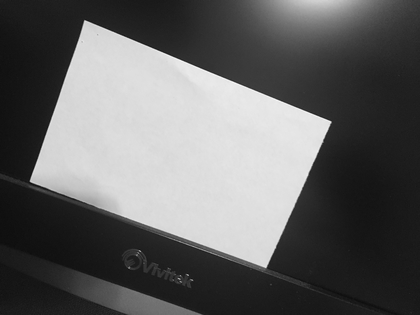
%> input picture Compression/input.png, 420 x 315 px, shrunk from 875 x 657 before the run
$ octave compress.m   (GNU Octave 9; MATLAB toolbox functions it lacks are replaced by stand-ins)
%> lines starting %> are read from the running program, lines starting %| are printed output that depends on the picture
f = 100 .* ones(8,8);
U = dctmtx(8);
figure; imagesc(U*f*U'); title('Visualization of DCT of 8x8 matrix of 100s');
f = rand(8,8)*255;
figure; imagesc(U*f*U'); title('Visualization of DCT of 8x8 matrix of random values between 0 and 255');
f = imread('input.png');
%> f is the input picture: size 315x420 uint8; min 14, max 250, mean 98.6
[R,C] = size(f);
%> R = 315; C = 420
g = zeros(R,C);
w = 8;
for i=1:w:C
    for j=1:w:R
        if((j+w-1)<=R && (i+w-1)<=C)
            g(j:j+w-1,i:i+w-1) = U * double(f(j:j+w-1,i:i+w-1)) * U';
        end
    end
end
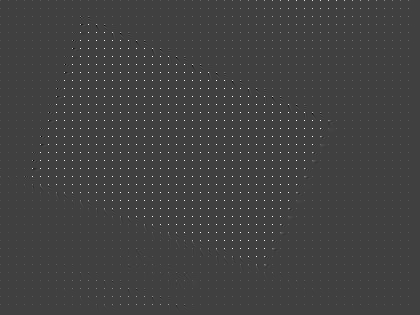
%> g: size 315x420 double; min -630.8, max 1854.8, mean 12.3; drawn with min black and max white
figure; imagesc(g); title('Visualization of DCT of input.png');
%> after `title('Visualization of DCT of input.png')`:
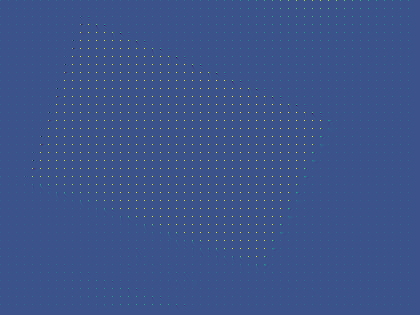
%> displayed picture: size 315x420x3, on the screen's scale of 0 to 255; mean R, G, B 59.3, 83.5, 138.5
